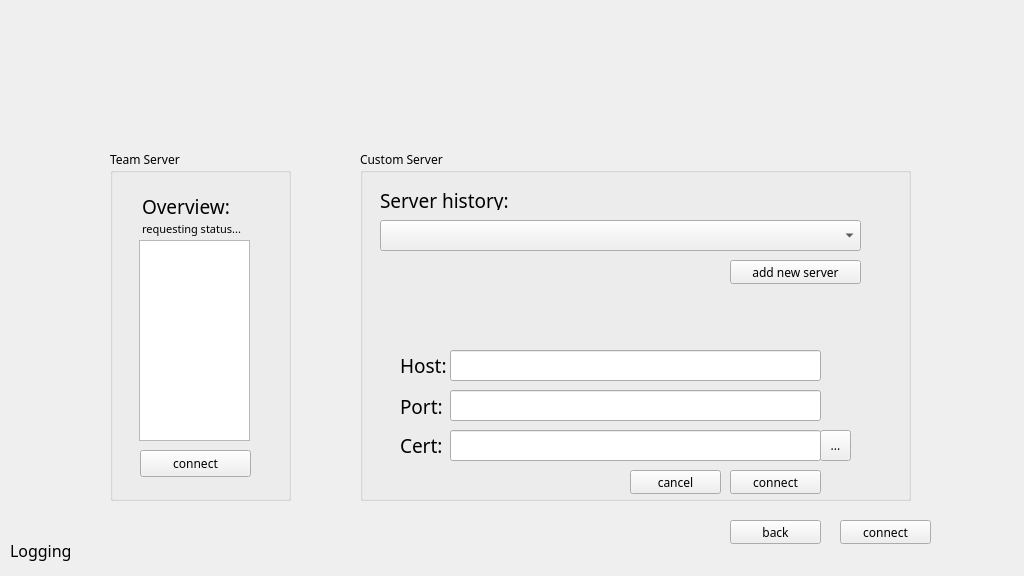
<?xml version="1.0" encoding="UTF-8"?>
<ui version="4.0">
 <class>widgetServerConnect</class>
 <widget class="QWidget" name="widgetServerConnect">
  <property name="geometry">
   <rect>
    <x>0</x>
    <y>0</y>
    <width>1024</width>
    <height>576</height>
   </rect>
  </property>
  <property name="minimumSize">
   <size>
    <width>1024</width>
    <height>576</height>
   </size>
  </property>
  <property name="maximumSize">
   <size>
    <width>1024</width>
    <height>576</height>
   </size>
  </property>
  <property name="font">
   <font>
    <family>Sans Serif</family>
   </font>
  </property>
  <property name="windowTitle">
   <string>Form</string>
  </property>
  <property name="styleSheet">
   <string notr="true">#widgetServerConnect {
background-image: url(resources/clean_background.jpg);
}</string>
  </property>
  <widget class="QPushButton" name="pushButtonNext">
   <property name="geometry">
    <rect>
     <x>840</x>
     <y>520</y>
     <width>91</width>
     <height>24</height>
    </rect>
   </property>
   <property name="font">
    <font>
     <family>Sans Serif</family>
    </font>
   </property>
   <property name="text">
    <string>connect</string>
   </property>
  </widget>
  <widget class="QPushButton" name="pushButtonBack">
   <property name="geometry">
    <rect>
     <x>730</x>
     <y>520</y>
     <width>91</width>
     <height>24</height>
    </rect>
   </property>
   <property name="font">
    <font>
     <family>Sans Serif</family>
    </font>
   </property>
   <property name="text">
    <string>back</string>
   </property>
  </widget>
  <widget class="QLabel" name="labelLogging">
   <property name="geometry">
    <rect>
     <x>10</x>
     <y>540</y>
     <width>1001</width>
     <height>21</height>
    </rect>
   </property>
   <property name="font">
    <font>
     <family>Sans Serif</family>
     <pointsize>12</pointsize>
    </font>
   </property>
   <property name="text">
    <string>Logging</string>
   </property>
  </widget>
  <widget class="QGroupBox" name="groupBox_2">
   <property name="geometry">
    <rect>
     <x>360</x>
     <y>150</y>
     <width>551</width>
     <height>351</height>
    </rect>
   </property>
   <property name="title">
    <string>Custom Server</string>
   </property>
   <widget class="QLabel" name="labelHost">
    <property name="geometry">
     <rect>
      <x>20</x>
      <y>40</y>
      <width>141</width>
      <height>20</height>
     </rect>
    </property>
    <property name="font">
     <font>
      <family>Sans Serif</family>
      <pointsize>14</pointsize>
     </font>
    </property>
    <property name="text">
     <string>Server history:</string>
    </property>
   </widget>
   <widget class="QPushButton" name="pushButtonAddNew">
    <property name="geometry">
     <rect>
      <x>370</x>
      <y>110</y>
      <width>131</width>
      <height>24</height>
     </rect>
    </property>
    <property name="font">
     <font>
      <family>Sans Serif</family>
     </font>
    </property>
    <property name="text">
     <string>add new server</string>
    </property>
   </widget>
   <widget class="QComboBox" name="comboBoxHostPortCert">
    <property name="geometry">
     <rect>
      <x>20</x>
      <y>70</y>
      <width>481</width>
      <height>31</height>
     </rect>
    </property>
    <property name="font">
     <font>
      <family>Sans Serif</family>
      <pointsize>14</pointsize>
     </font>
    </property>
   </widget>
   <widget class="QWidget" name="widgetAddNew" native="true">
    <property name="geometry">
     <rect>
      <x>20</x>
      <y>160</y>
      <width>501</width>
      <height>191</height>
     </rect>
    </property>
    <property name="font">
     <font>
      <family>Sans Serif</family>
     </font>
    </property>
    <widget class="QLineEdit" name="lineEditPort">
     <property name="geometry">
      <rect>
       <x>70</x>
       <y>80</y>
       <width>371</width>
       <height>31</height>
      </rect>
     </property>
     <property name="font">
      <font>
       <family>Sans Serif</family>
       <pointsize>14</pointsize>
      </font>
     </property>
    </widget>
    <widget class="QLabel" name="labelNewPort">
     <property name="geometry">
      <rect>
       <x>20</x>
       <y>89</y>
       <width>54</width>
       <height>15</height>
      </rect>
     </property>
     <property name="font">
      <font>
       <family>Sans Serif</family>
       <pointsize>14</pointsize>
      </font>
     </property>
     <property name="text">
      <string>Port:</string>
     </property>
    </widget>
    <widget class="QLabel" name="labelNewHost">
     <property name="geometry">
      <rect>
       <x>20</x>
       <y>48</y>
       <width>54</width>
       <height>15</height>
      </rect>
     </property>
     <property name="font">
      <font>
       <family>Sans Serif</family>
       <pointsize>14</pointsize>
      </font>
     </property>
     <property name="text">
      <string>Host:</string>
     </property>
    </widget>
    <widget class="QLineEdit" name="lineEditCert">
     <property name="geometry">
      <rect>
       <x>70</x>
       <y>120</y>
       <width>371</width>
       <height>31</height>
      </rect>
     </property>
     <property name="font">
      <font>
       <family>Sans Serif</family>
       <pointsize>14</pointsize>
      </font>
     </property>
    </widget>
    <widget class="QLabel" name="labelNewCert">
     <property name="geometry">
      <rect>
       <x>20</x>
       <y>127</y>
       <width>51</width>
       <height>16</height>
      </rect>
     </property>
     <property name="font">
      <font>
       <family>Sans Serif</family>
       <pointsize>14</pointsize>
      </font>
     </property>
     <property name="text">
      <string>Cert:</string>
     </property>
    </widget>
    <widget class="QLineEdit" name="lineEditHost">
     <property name="geometry">
      <rect>
       <x>70</x>
       <y>40</y>
       <width>371</width>
       <height>31</height>
      </rect>
     </property>
     <property name="font">
      <font>
       <family>Sans Serif</family>
       <pointsize>14</pointsize>
      </font>
     </property>
     <property name="focusPolicy">
      <enum>Qt::StrongFocus</enum>
     </property>
    </widget>
    <widget class="QToolButton" name="toolButtonFileDialog">
     <property name="geometry">
      <rect>
       <x>440</x>
       <y>120</y>
       <width>31</width>
       <height>31</height>
      </rect>
     </property>
     <property name="font">
      <font>
       <family>Sans Serif</family>
      </font>
     </property>
     <property name="text">
      <string>...</string>
     </property>
    </widget>
    <widget class="QPushButton" name="pushButtonConnect">
     <property name="geometry">
      <rect>
       <x>350</x>
       <y>160</y>
       <width>91</width>
       <height>24</height>
      </rect>
     </property>
     <property name="font">
      <font>
       <family>Sans Serif</family>
      </font>
     </property>
     <property name="text">
      <string>connect</string>
     </property>
    </widget>
    <widget class="QPushButton" name="pushButtonCancel">
     <property name="geometry">
      <rect>
       <x>250</x>
       <y>160</y>
       <width>91</width>
       <height>24</height>
      </rect>
     </property>
     <property name="font">
      <font>
       <family>Sans Serif</family>
      </font>
     </property>
     <property name="text">
      <string>cancel</string>
     </property>
    </widget>
   </widget>
  </widget>
  <widget class="QGroupBox" name="groupBox">
   <property name="geometry">
    <rect>
     <x>110</x>
     <y>150</y>
     <width>181</width>
     <height>351</height>
    </rect>
   </property>
   <property name="title">
    <string>Team Server</string>
   </property>
   <widget class="QLabel" name="labelLastUpdate">
    <property name="geometry">
     <rect>
      <x>32</x>
      <y>69</y>
      <width>121</width>
      <height>20</height>
     </rect>
    </property>
    <property name="font">
     <font>
      <family>Sans Serif</family>
      <pointsize>8</pointsize>
     </font>
    </property>
    <property name="text">
     <string>requesting status...</string>
    </property>
   </widget>
   <widget class="QLabel" name="labelOverview">
    <property name="geometry">
     <rect>
      <x>32</x>
      <y>46</y>
      <width>121</width>
      <height>20</height>
     </rect>
    </property>
    <property name="font">
     <font>
      <family>Sans Serif</family>
      <pointsize>14</pointsize>
     </font>
    </property>
    <property name="text">
     <string>Overview:</string>
    </property>
   </widget>
   <widget class="QListWidget" name="teamServerList">
    <property name="geometry">
     <rect>
      <x>29</x>
      <y>90</y>
      <width>111</width>
      <height>201</height>
     </rect>
    </property>
    <property name="font">
     <font>
      <family>Sans Serif</family>
      <pointsize>10</pointsize>
     </font>
    </property>
   </widget>
   <widget class="QPushButton" name="pushButtonConnectToTeamServer">
    <property name="geometry">
     <rect>
      <x>30</x>
      <y>300</y>
      <width>111</width>
      <height>27</height>
     </rect>
    </property>
    <property name="font">
     <font>
      <family>Sans Serif</family>
     </font>
    </property>
    <property name="text">
     <string>connect</string>
    </property>
   </widget>
  </widget>
  <zorder>groupBox</zorder>
  <zorder>groupBox_2</zorder>
  <zorder>pushButtonNext</zorder>
  <zorder>pushButtonBack</zorder>
  <zorder>labelLogging</zorder>
 </widget>
 <tabstops>
  <tabstop>teamServerList</tabstop>
  <tabstop>pushButtonConnectToTeamServer</tabstop>
  <tabstop>comboBoxHostPortCert</tabstop>
  <tabstop>pushButtonAddNew</tabstop>
  <tabstop>pushButtonBack</tabstop>
  <tabstop>pushButtonNext</tabstop>
  <tabstop>lineEditHost</tabstop>
  <tabstop>lineEditPort</tabstop>
  <tabstop>lineEditCert</tabstop>
  <tabstop>toolButtonFileDialog</tabstop>
  <tabstop>pushButtonCancel</tabstop>
  <tabstop>pushButtonConnect</tabstop>
 </tabstops>
 <resources/>
 <connections>
  <connection>
   <sender>pushButtonAddNew</sender>
   <signal>clicked()</signal>
   <receiver>widgetAddNew</receiver>
   <slot>show()</slot>
   <hints>
    <hint type="sourcelabel">
     <x>710</x>
     <y>241</y>
    </hint>
    <hint type="destinationlabel">
     <x>530</x>
     <y>380</y>
    </hint>
   </hints>
  </connection>
  <connection>
   <sender>pushButtonAddNew</sender>
   <signal>clicked()</signal>
   <receiver>pushButtonNext</receiver>
   <slot>hide()</slot>
   <hints>
    <hint type="sourcelabel">
     <x>710</x>
     <y>241</y>
    </hint>
    <hint type="destinationlabel">
     <x>885</x>
     <y>531</y>
    </hint>
   </hints>
  </connection>
  <connection>
   <sender>pushButtonCancel</sender>
   <signal>clicked()</signal>
   <receiver>pushButtonNext</receiver>
   <slot>show()</slot>
   <hints>
    <hint type="sourcelabel">
     <x>575</x>
     <y>451</y>
    </hint>
    <hint type="destinationlabel">
     <x>885</x>
     <y>531</y>
    </hint>
   </hints>
  </connection>
  <connection>
   <sender>pushButtonCancel</sender>
   <signal>clicked()</signal>
   <receiver>widgetAddNew</receiver>
   <slot>hide()</slot>
   <hints>
    <hint type="sourcelabel">
     <x>575</x>
     <y>451</y>
    </hint>
    <hint type="destinationlabel">
     <x>530</x>
     <y>380</y>
    </hint>
   </hints>
  </connection>
  <connection>
   <sender>pushButtonBack</sender>
   <signal>clicked()</signal>
   <receiver>widgetServerConnect</receiver>
   <slot>hide()</slot>
   <hints>
    <hint type="sourcelabel">
     <x>775</x>
     <y>531</y>
    </hint>
    <hint type="destinationlabel">
     <x>511</x>
     <y>287</y>
    </hint>
   </hints>
  </connection>
  <connection>
   <sender>teamServerList</sender>
   <signal>clicked(QModelIndex)</signal>
   <receiver>pushButtonNext</receiver>
   <slot>hide()</slot>
   <hints>
    <hint type="sourcelabel">
     <x>70</x>
     <y>135</y>
    </hint>
    <hint type="destinationlabel">
     <x>885</x>
     <y>531</y>
    </hint>
   </hints>
  </connection>
  <connection>
   <sender>teamServerList</sender>
   <signal>clicked(QModelIndex)</signal>
   <receiver>pushButtonConnectToTeamServer</receiver>
   <slot>show()</slot>
   <hints>
    <hint type="sourcelabel">
     <x>65</x>
     <y>135</y>
    </hint>
    <hint type="destinationlabel">
     <x>105</x>
     <y>263</y>
    </hint>
   </hints>
  </connection>
  <connection>
   <sender>comboBoxHostPortCert</sender>
   <signal>activated(QString)</signal>
   <receiver>pushButtonConnectToTeamServer</receiver>
   <slot>hide()</slot>
   <hints>
    <hint type="sourcelabel">
     <x>700</x>
     <y>205</y>
    </hint>
    <hint type="destinationlabel">
     <x>105</x>
     <y>263</y>
    </hint>
   </hints>
  </connection>
  <connection>
   <sender>comboBoxHostPortCert</sender>
   <signal>activated(QString)</signal>
   <receiver>pushButtonNext</receiver>
   <slot>show()</slot>
   <hints>
    <hint type="sourcelabel">
     <x>700</x>
     <y>205</y>
    </hint>
    <hint type="destinationlabel">
     <x>885</x>
     <y>531</y>
    </hint>
   </hints>
  </connection>
  <connection>
   <sender>pushButtonAddNew</sender>
   <signal>clicked()</signal>
   <receiver>pushButtonConnectToTeamServer</receiver>
   <slot>hide()</slot>
   <hints>
    <hint type="sourcelabel">
     <x>875</x>
     <y>241</y>
    </hint>
    <hint type="destinationlabel">
     <x>105</x>
     <y>263</y>
    </hint>
   </hints>
  </connection>
  <connection>
   <sender>teamServerList</sender>
   <signal>clicked(QModelIndex)</signal>
   <receiver>widgetAddNew</receiver>
   <slot>hide()</slot>
   <hints>
    <hint type="sourcelabel">
     <x>65</x>
     <y>135</y>
    </hint>
    <hint type="destinationlabel">
     <x>710</x>
     <y>380</y>
    </hint>
   </hints>
  </connection>
  <connection>
   <sender>comboBoxHostPortCert</sender>
   <signal>activated(QString)</signal>
   <receiver>widgetAddNew</receiver>
   <slot>hide()</slot>
   <hints>
    <hint type="sourcelabel">
     <x>700</x>
     <y>205</y>
    </hint>
    <hint type="destinationlabel">
     <x>710</x>
     <y>380</y>
    </hint>
   </hints>
  </connection>
 </connections>
</ui>
